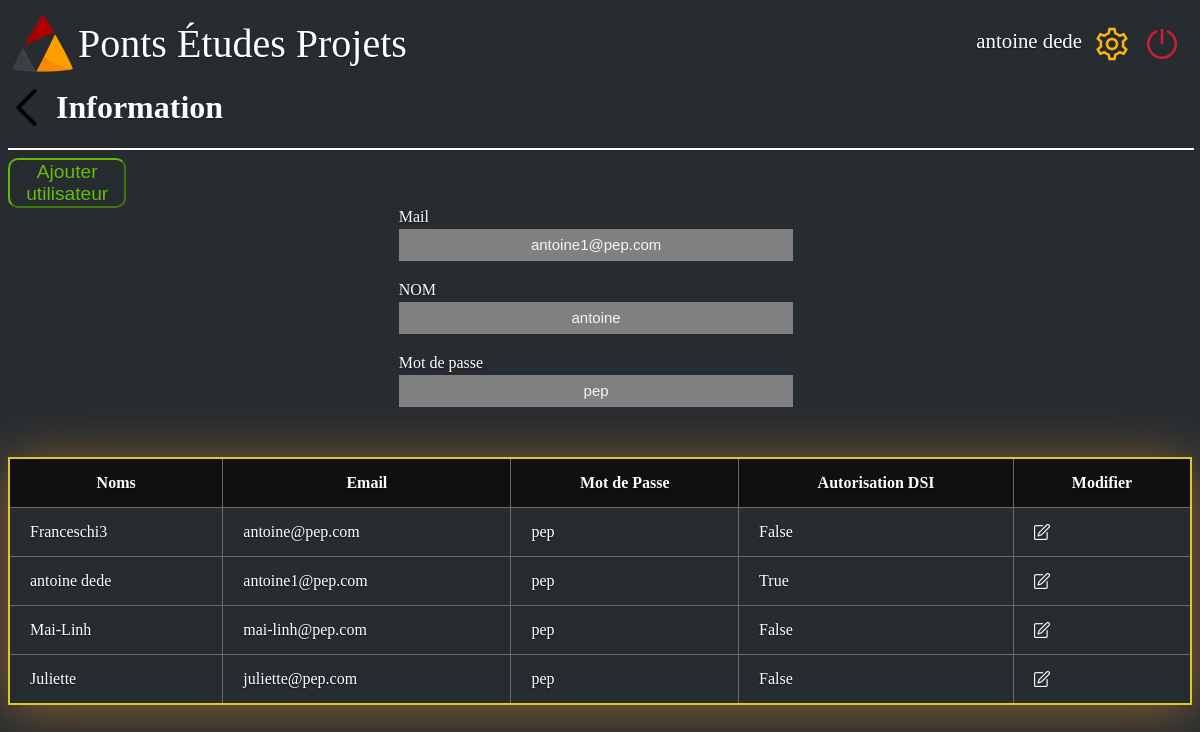
The page /information/antoine dede on the database its author committed.
### web/site.py (models this page shows, shortened)
class db_utilisateurs(db.Model):
    _id = db.Column("id", db.Integer, primary_key= True)
    name = db.Column(db.String(100))
    email = db.Column(db.String(100))
    mdp = db.Column(db.String(100))
    dsi = db.Column(db.Boolean)

### web/site.py (the view, shortened to what this page needs)
@app.route('/information/<name>',methods=["POST", "GET"])
def information(name):
    utilisateur = db_utilisateurs.query.filter_by(name=name).first()
    utilisateur_name=utilisateur.name
    utilisateur_name=utilisateur.name
    mail = utilisateur.email
    dsi = utilisateur.dsi
    mdp = utilisateur.mdp
    print(mail)
    return render_template("information.html",name=name,utilisateur_name=utilisateur_name,mdp=mdp,mail=mail,dsi=dsi, BDD_utilisateur=db_utilisateurs.query.all())

### web/templates/information.html (shortened to what this page needs)
<!DOCTYPE html>
<html>
    <head>
        <link rel="stylesheet" href={{ url_for('static', filename='style_information4.css') }}/>
    </head>
    <body>
        <div class="barre_principale">
            <div class="logo_junior">
                <a href="/home/{{name}}">
                    <img class= "logo_pep" src={{ url_for('static', filename='PEPLOGO.png') }}  alt= "Logo pep"/>
                    <div class="Junior">Ponts Études Projets</div>
                </a>
            </div>
            <div>
                <nav>
                    <ul class="navbar-nav">
                        <li class="user_name"><a class="user" href="#">{{name}}</a></li>
                        <li class="nav-item"><a href="#"><img src={{ url_for('static', filename='settings.png') }} alt="bouton reglage" ></a></li>
                        <li class="nav-item"><a href='/login'><img src={{ url_for('static', filename='shutdown.png') }} alt="bouton shutdown" ></a></li>
                    </ul>
                </nav>
            </div>
        </div>
        <h1 class="page_title">
            <a href="/home/{{name}}">
                <img src={{ url_for('static', filename='back1.png') }} alt="bouton retour">
            </a>
            &nbsp; Information
        </h1>
        <hr color="white" style="width: 100%;">
        {% if dsi == 1 %}
            <button class="valider" type="submit" width="50%">Ajouter utilisateur</button>
        {% endif %}
        <form class="form-signin" method="post">
            <div >
                <div class="form-label-group">
                    <label for="input_mail">Mail</label>
                    <br>
                    <input name="_mail"   class="form-mdp" required="required" value ={{mail}} />
                </div>
                <div class="form-label-group">
                    <label for="input_prenom">NOM</label>
                    <br>
                    <input name="_name"   class="form-mdp" required="required" value ={{utilisateur_name}} />
                </div>
                <div class="form-label-group">
                    <label for="input_mdp">Mot de passe</label>
                    <br>
                    <input name="_mdp"  class="form-mdp" required="required" value ={{mdp}} />
                </div>
            </div>
        </form>
        {% if dsi == 1 %}
            <table class="tableau-style">
                <thead>
                    <tr>
                        <th>Noms</th>
                        <th>Email</th>
                        <th>Mot de Passe</th>
                        <th>Autorisation DSI</th>
                        <th>Modifier</th>
                    </tr>
                </thead>
                <tbody class="case">
                    {% for utilisateur in BDD_utilisateur %}
                        <tr>
                            <td>{{utilisateur.name}}</td>
                            <td>{{utilisateur.email}}</td>
                            <td>{{utilisateur.mdp}}</td>
                            <td>{{utilisateur.dsi}}</td>
                            <td><a href ='/add_delete_information/{{name}}/{{utilisateur._id}}' ><img src={{ url_for('static', filename='edit1.png') }} class="edit" height="16" width="16" ></a></td>
                        </tr>
                    {% endfor %}
                </tbody>
            </table>
        {% endif %}
    </body>
</html>

### web/static/style_information4.css (style rules this page uses)
html { height: 100%; width: 100%; background-color : #272C31; }
body { background-color : #272C31; height: 100%; background-color: transparent; color: white; text-shadow: 0 .05rem .1rem rgba(0, 0, 0, .5); }
.barre_principale { height: 60px; display: flex; justify-content: space-between; }
.page_title { display: flex; }
.logo_pep { width: 60px; height: 60px; }
ul { list-style-type: none; display:flex; text-decoration:none; }
.logo_pep { float: left; margin: 5px; }
.user_name { margin-top:5px ; }
.Junior { margin-top: 12px; display: flex; font-size: 250%; }
nav a { font-size: 1.3em; color: white; text-shadow: 0 .05rem .1rem rgba(0, 0, 0, .5); text-decoration: none; }
nav li { margin-right: 10px; }
a { text-decoration:none; color:white; display:flex; }
.form-mdp { text-align: center; font-size: 15px; color:whitesmoke; margin-top: 3px; height: 30px; border: gray; background-color: gray; margin-left: 33%; width: 33%; margin-bottom: 20px; }
label { margin-left: 33%; }
.valider { width: 10%; font-size: larger; border-radius: 10px; height: 50px; border-color:rgba(119, 223, 0, 0.797); background-color: transparent; color:rgba(119, 223, 0, 0.797); }
.tableau-style { border-collapse: collapse; min-width: 100%; box-shadow: 0 5px 50px rgba(223, 143, 46, 0.529); cursor: pointer; margin: 30px auto; border: 2px solid rgb(223, 197, 46); }
thead tr { background-color: rgb(16, 16, 16); }
th, td { padding: 15px 20px; }
tbody, tr, td, th { border: 1px solid #696969; }

### rows shown on the page
db_utilisateurs: name "antoine dede", _mail "antoine1@pep.com", _mdp "pep", email "antoine1@pep.com", mdp "pep", dsi "True"
db_utilisateurs: name "Franceschi3", email "antoine@pep.com", mdp "pep", dsi "False"
db_utilisateurs: name "Mai-Linh", email "mai-linh@pep.com", mdp "pep", dsi "False"
db_utilisateurs: name "Juliette", email "juliette@pep.com", mdp "pep", dsi "False"
